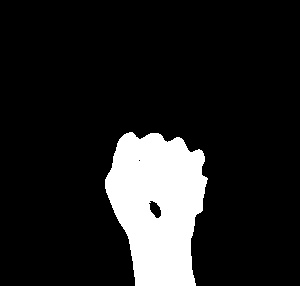
#> input picture Code/samples/f_2.jpg, 300 x 286 px, given in place of the camera
$ python build_db.py
#> lines starting #> are read from the running program, lines starting #| are printed output that depends on the picture; after the words box and inside, x2 and y2 are one past the last pixel; in counts of white or black regions, pixels touching at a corner belong together
import numpy as np
import cv2
import imutils

import os

background = None
def get_bg(image, W):
	global background
	if background is None:
		background = image.copy().astype("float")
		return
	cv2.accumulateWeighted(image, background, W)

def seg_threshold(image, threshold=30):
	global background

	subtraction = cv2.absdiff(background.astype("uint8"), image)

	(_, after_threshold) = cv2.threshold(subtraction, threshold, 255, cv2.THRESH_BINARY)

	(contours, _) = cv2.findContours(after_threshold.copy(), cv2.RETR_EXTERNAL, cv2.CHAIN_APPROX_SIMPLE)

	if len(contours) == 0:
		return
	else:
		segmented = max(contours, key=cv2.contourArea)
		return (after_threshold, segmented)

if __name__ == "__main__":
	cam = cv2.VideoCapture(1)

	num_frame = 0

	wid_left = 0.65
	wid_right = 0.95
	hei_top = 0.1
	hei_bottom = 0.1 + 0.3*1.7

	CONT = True

	MAX_NUM = 200
	## 'v': victory, 'o': OK, 'h': horn, 'f': fist, 'p': palm
	num_picture = {'v':0, 'o':0, 'h':0, 'f':0, 'p':0}
	relative_path = './data'
	for directory, subdir, files in os.walk(relative_path):
		for file in files:
			if file.startswith('v'):
				num_picture['v'] += 1
			if file.startswith('o'):
				num_picture['o'] += 1
			if file.startswith('h'):
				num_picture['h'] += 1
			if file.startswith('f'):
				num_picture['f'] += 1
			if file.startswith('p'):
				num_picture['p'] += 1

	while CONT:
		(ret, frame) = cam.read()
#> frame is the input picture: shape (286, 300, 3); min 0, max 255, mean 34
		num_frame += 1

		frame = imutils.resize(frame, width=1000)
#> frame: shape (953, 1000, 3)
		frame = cv2.flip(frame, 1)
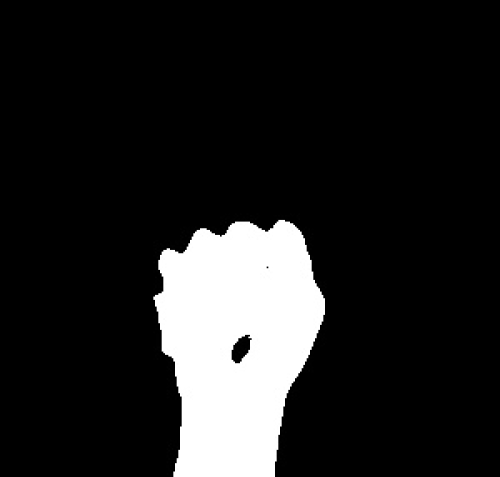
#> frame: shape (953, 1000, 3) (shown at 1/2 size); min 0, max 255, mean 34

		## Use this clone frame to put some extra objects
		clone = frame.copy()

		height = frame.shape[0]
#> height = 953
		width = frame.shape[1]
#> width = 1000

		box_top = int(height * hei_top)
#> box_top = 95
		box_bottom = int(height * hei_bottom)
#> box_bottom = 581
		box_left = int(width * wid_left)
#> box_left = 650
		box_right = int(width * wid_right)
#> box_right = 950

		## Region of Interest
		ROI = frame[box_top:box_bottom, box_left:box_right]
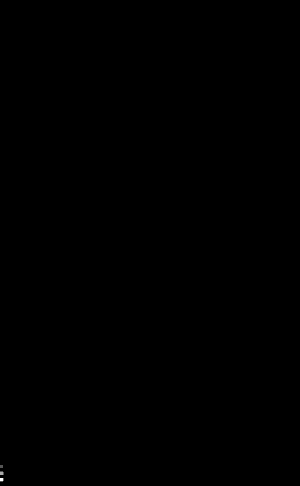
#> ROI: shape (486, 300, 3); min 0, max 3, mean 0.000453; drawn with min black and max white

		gray_ROI = cv2.cvtColor(ROI, cv2.COLOR_BGR2GRAY)
		gray_ROI = cv2.GaussianBlur(gray_ROI, (15,15), 0)
#> gray_ROI: shape (486, 300); values 0 (black) and 1 (white), 0.03% white; 1 white region, box (x1, y1, x2, y2) and area: (0, 470, 4, 483) 48

		saved_image = None

		if num_frame <= 50:
			get_bg(gray_ROI, 0.5)
			cv2.putText(clone, 'Please wait for extracting bg...', (20,30), cv2.FONT_HERSHEY_SIMPLEX, 0.8, (0,0,255), 2)
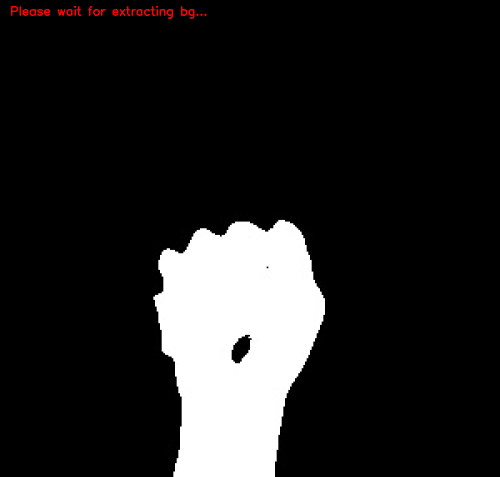
#> clone: shape (953, 1000, 3) (shown at 1/2 size); 0.25% of pixels changed, all inside (x1, y1, x2, y2) = (22, 11, 413, 38)
		else:
			cv2.rectangle(clone, (box_left, box_top), (box_right, box_bottom), (0,255,0), 3)
			cv2.putText(clone, 'Please put hand in green box', (20,30), cv2.FONT_HERSHEY_SIMPLEX, 0.8, (0,255,0), 2)

			cv2.putText(clone, 'Max number for each image: %d' % (MAX_NUM), (20,65), cv2.FONT_HERSHEY_SIMPLEX, 0.8, (0,0,255), 2)
			cv2.putText(clone, 'Press v to save Victory; Cur Number: %d' % (num_picture['v']), (20,100), cv2.FONT_HERSHEY_SIMPLEX, 0.8, (0,0,255), 2)
			cv2.putText(clone, 'Press o to save OK; Cur Number: %d' % (num_picture['o']), (20,135), cv2.FONT_HERSHEY_SIMPLEX, 0.8, (0,0,255), 2)
			cv2.putText(clone, 'Press h to save Horn; Cur Number: %d' % (num_picture['h']), (20,170), cv2.FONT_HERSHEY_SIMPLEX, 0.8, (0,0,255), 2)
			cv2.putText(clone, 'Press f to save Fist; Cur Number: %d' % (num_picture['f']), (20,205), cv2.FONT_HERSHEY_SIMPLEX, 0.8, (0,0,255), 2)
			cv2.putText(clone, 'Press p to save Palm; Cur Number: %d' % (num_picture['p']), (20,240), cv2.FONT_HERSHEY_SIMPLEX, 0.8, (0,0,255), 2)

			gesture_seg = seg_threshold(gray_ROI)

			if gesture_seg:
				(thresh, seg) = gesture_seg

				cv2.drawContours(clone, [seg + (box_left, box_top)], -1, (0, 0, 255))
				cv2.imshow("Thresholding", thresh)

				saved_image = thresh.copy()


		cv2.imshow('Frame', clone)

		key_input = cv2.waitKey(1) & 0xff
#> (key q is pressed here)

		if key_input == ord('q'):
			CONT = False
		elif key_input == ord('v'):
			if num_picture['v'] < MAX_NUM:
				index = num_picture['v'] + 1
				path = "data/v/" + (chr(key_input)+"1_"+str(index)+".jpg")
				cv2.imwrite(path, saved_image)
				num_picture['v'] += 1
		elif key_input == ord('o'):
			if num_picture['o'] < MAX_NUM:
				index = num_picture['o'] + 1
				path = "data/o/" + (chr(key_input)+"1_"+str(index)+".jpg")
				cv2.imwrite(path, saved_image)
				num_picture['o'] += 1
		elif key_input == ord('h'):
			if num_picture['h'] < MAX_NUM:
				index = num_picture['h'] + 1
				path = "data/h/" + (chr(key_input)+"1_"+str(index)+".jpg")
				cv2.imwrite(path, saved_image)
				num_picture['h'] += 1
		elif key_input == ord('f'):
			if num_picture['f'] < MAX_NUM:
				index = num_picture['f'] + 1
				path = "data/f/" + (chr(key_input)+"1_"+str(index)+".jpg")
				cv2.imwrite(path, saved_image)
				num_picture['f'] += 1
		elif key_input == ord('p'):
			if num_picture['p'] < MAX_NUM:
				index = num_picture['p'] + 1
				path = "data/p/" + (chr(key_input)+"1_"+str(index)+".jpg")
				cv2.imwrite(path, saved_image)
				num_picture['p'] += 1

cam.release()
cv2.destroyAllWindows()

$ run again, on Code/samples/o_1.jpg
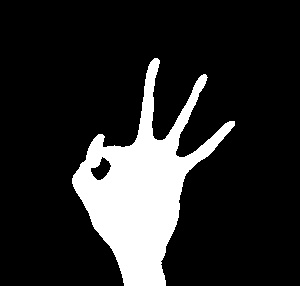
#> input picture Code/samples/o_1.jpg, 300 x 286 px, given in place of the camera
#> frame is the input picture: shape (286, 300, 3); min 0, max 255, mean 40.6
#> `ROI = frame[box_top:box_bottom, box_left:box_right]`:
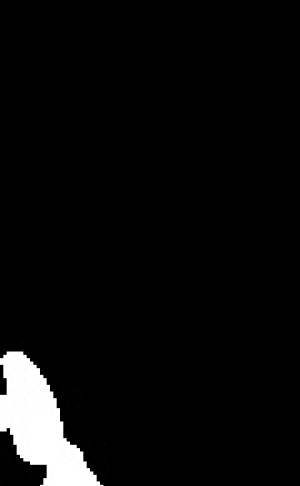
#> ROI: shape (486, 300, 3); min 0, max 255, mean 11.7
#> `cv2.putText(clone, 'Please wait for extracting bg...', (20,30), cv2.FO..`:
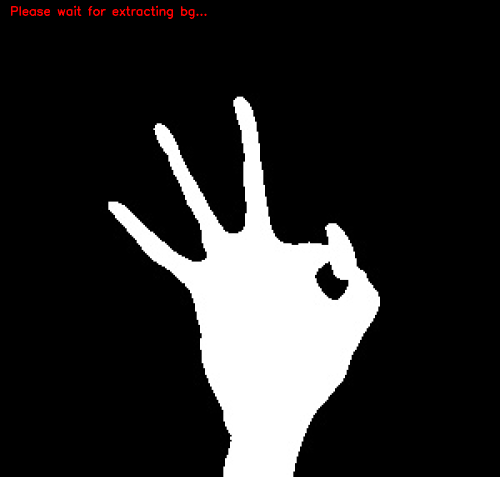
#> clone: shape (953, 1000, 3) (shown at 1/2 size); mean B, G, R 40.6, 40.6, 41.3

$ run again, on Code/samples/o_12.jpg
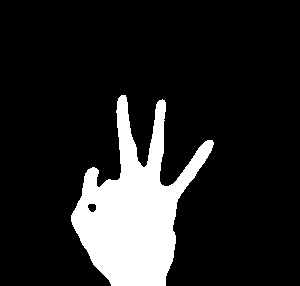
#> input picture Code/samples/o_12.jpg, 300 x 286 px, given in place of the camera
#> frame is the input picture: shape (286, 300, 3); min 0, max 255, mean 37.1
#> `ROI = frame[box_top:box_bottom, box_left:box_right]`:
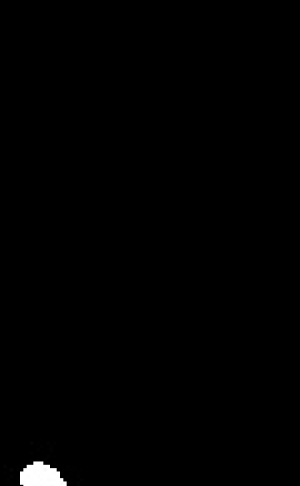
#> ROI: shape (486, 300, 3); min 0, max 255, mean 1.5
#> `cv2.putText(clone, 'Please wait for extracting bg...', (20,30), cv2.FO..`:
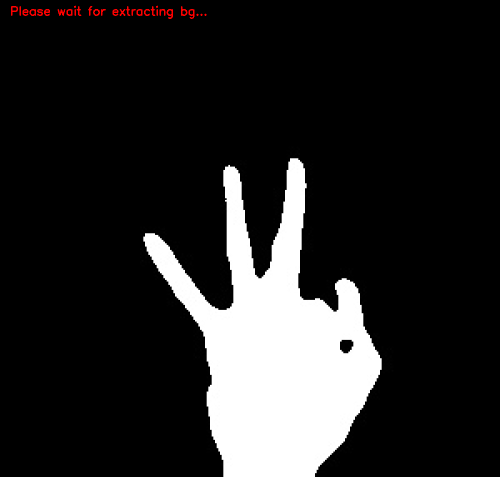
#> clone: shape (953, 1000, 3) (shown at 1/2 size); mean B, G, R 37.1, 37.1, 37.8
